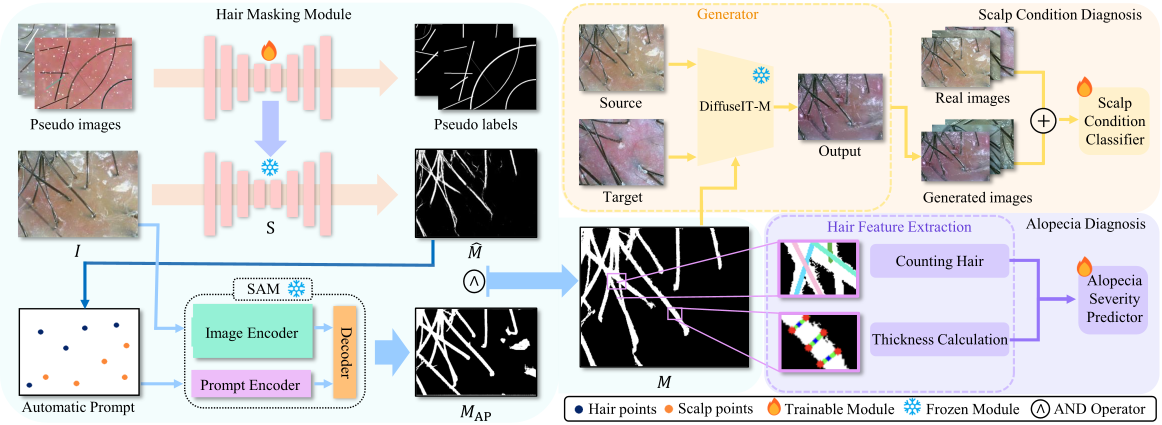
#> input picture picture/ScalpVision.png, 3485 x 1275 px (shown at 1/3 size)
$ python -i calculate_hair_count.py   (imports and definitions only)   (older library calls are emulated)
#> lines starting #> are read from the running program, lines starting #| are printed output that depends on the picture; after the words box and inside, x2 and y2 are one past the last pixel; in counts of white or black regions, pixels touching at a corner belong together
import cv2, os, argparse,glob, csv
from tqdm import tqdm
import numpy as np
import pandas as pd

# [115 lines left out: functions nms, create_color_pallete, min_dst, measure_similarity, not called in this run]


def cluster(imgray,min_area=250, threshold=90,  minLlength=5,  maxLgap=10 ,skel_thr=10):

    # Apply threshold
    ret, binary_map = cv2.threshold(imgray, 127, 255, 0)

    # Get rid of noises (ex. big white spots that are not hair)
    nlabels, labels, stats, centroids = cv2.connectedComponentsWithStats(binary_map, None, None, None, 8, cv2.CV_32S)
    # Get CC_STAT_AREA component as stats[label, COLUMN]
    areas = stats[1:, cv2.CC_STAT_AREA]
    result = np.zeros((labels.shape), np.uint8)
    for i in range(0, nlabels - 1):
        if areas[i] >= min_area:   # Keep
            result[labels == i + 1] = 255
    re_copy=result.copy()

    #skeleton image using morphology
    # Step 1: Create an empty skeleton
    skel = np.zeros(result.shape, np.uint8)

    # Get a Cross Shaped Kernel
    element = cv2.getStructuringElement(cv2.MORPH_CROSS, (3,3))

    # Repeat steps 2-4
    while True:
        # Step 2: Open the image
        open = cv2.morphologyEx(result, cv2.MORPH_OPEN, element)
        # Step 3: Subtract open from the original image
        temp = cv2.subtract(result, open)
        # Step 4: Erode the original image and refine the skeleton
        eroded = cv2.erode(result, element)
        skel = cv2.bitwise_or(skel, temp)
        result = eroded.copy()
        # Step 5: If there are no white pixels left, i.e., the image has been completely eroded, quit the loop
        if cv2.countNonZero(result) == 0:
            break


    # Get rid of noises of skeleton(optional)
    nlabels, labels, stats, centroids = cv2.connectedComponentsWithStats(skel, None, None, None, 8, cv2.CV_32S)
    # Get CC_STAT_AREA component as stats[label, COLUMN]
    areas = stats[1:, cv2.CC_STAT_AREA]
    skel = np.zeros((labels.shape), np.uint8)
    # Get rid of noises of skeleton(optional)
    for i in range(0, nlabels - 1):
        if areas[i] >= skel_thr:   # Keep
            skel[labels == i + 1] = 255

    # cv2.imwrite(os.path.join(img_path,'skel_'+im), skel)
    filtered_image = cv2.cvtColor(re_copy.copy(), cv2.COLOR_BGR2RGB)

    lines = cv2.HoughLinesP(skel.astype(np.uint8), 5, np.pi / 180, threshold, minLineLength = minLlength, maxLineGap = maxLgap)

    return lines, filtered_image, skel

# [128 lines left out: function main, not called in this run]

# [21 lines not run here, left out]

>>> import cv2
>>> picture = cv2.imread('../picture/ScalpVision.png', cv2.IMREAD_GRAYSCALE)
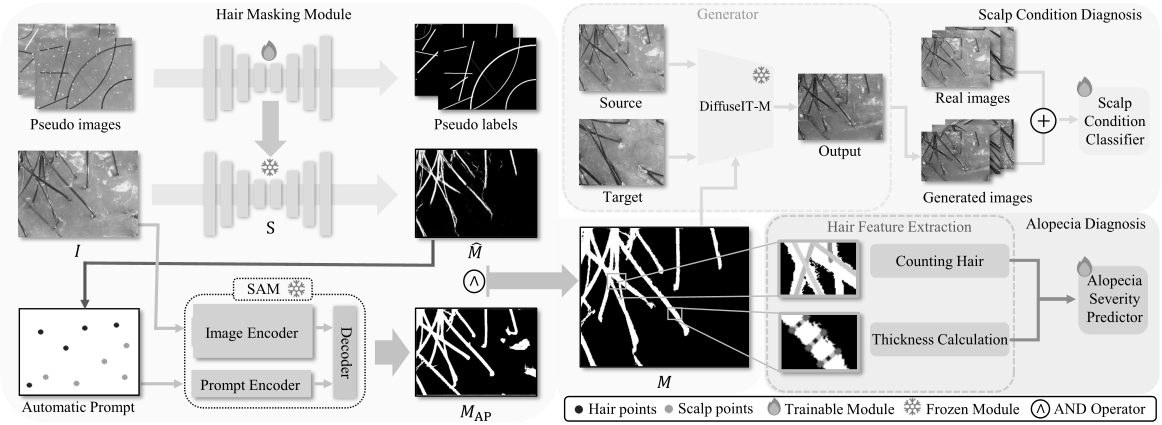
#> picture: shape (1275, 3485) (shown at 1/3 size); min 0, max 255, mean 200
>>> result = cluster(picture)
#> in cluster, `ret, binary_map = cv2.threshold(imgray, 127, 255, 0)`:
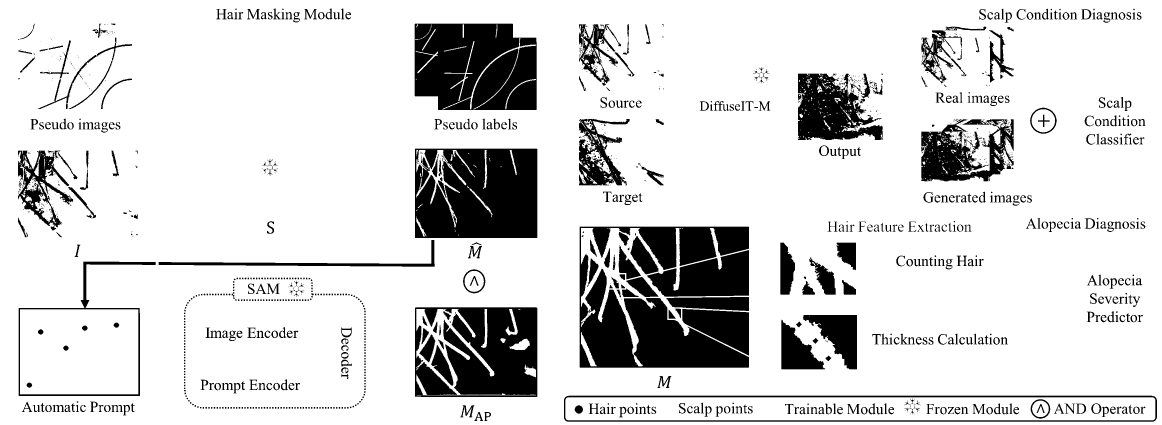
#> binary_map: shape (1275, 3485) (shown at 1/3 size); 84.3% white; 1443 black regions (830 under 20 px), largest, box (x1, y1, x2, y2) and area: (1739, 680, 2247, 1103) 108840, (1245, 446, 1612, 714) 88569, (1244, 71, 1610, 330) 84094
#> in cluster, `nlabels, labels, stats, centroids = cv2.connectedComponentsWithStats(b..`:
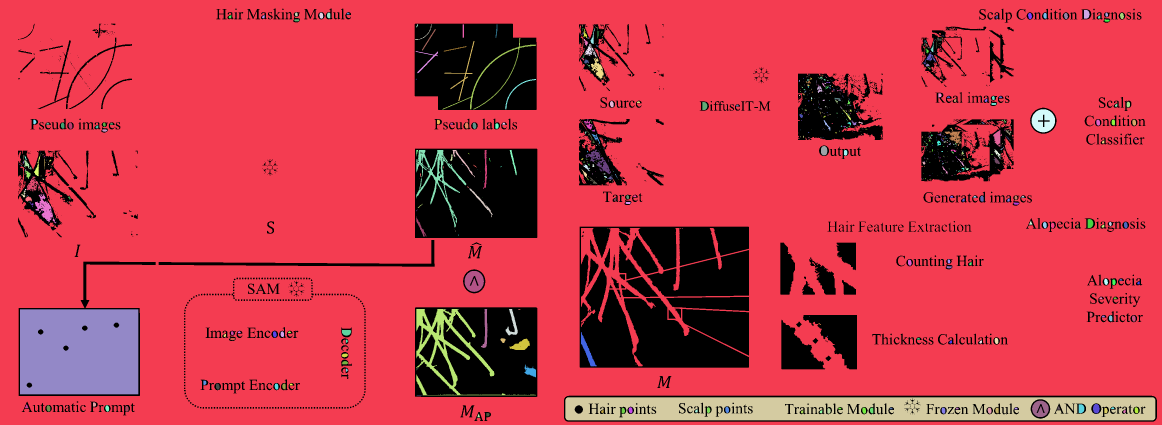
#> labels: shape (1275, 3485) int32 (shown at 1/3 size); 829 distinct labels, from 0 to 828; one colour per label, 0 black
#> in cluster, `nlabels, labels, stats, centroids = cv2.connectedComponentsWithStats(b..`: nlabels = 829; stats = 829 rows, first 6: [54, 25, 3417, 1240, 698948], [0, 0, 3485, 1275, 3476070], [3252, 30, 17, 26, 380], [885, 37, 8, 12, 80], [958, 38, 12, 18, 168], [981, 38, 10, 17, 148]; centroids = 829 pairs, first value 59.2 to 3415.3, second value 40.36 to 1247.6
#> in cluster, `areas = stats[1:, cv2.CC_STAT_AREA]`: areas = 828 values, max 3476070 at index 0, min 1 at index 34, mean 4522.3
#> after the loop in cluster, `for i in range(0, nlabels - 1):`:
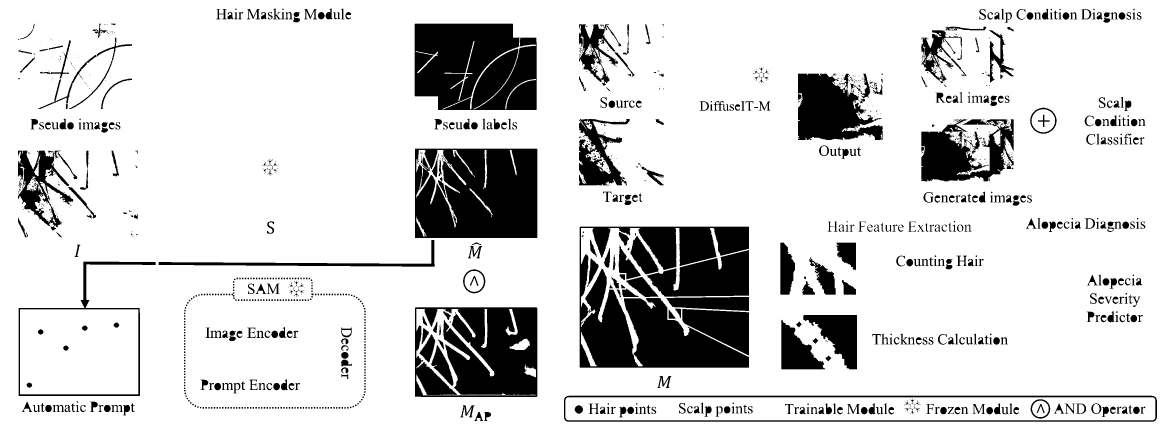
#> result: shape (1275, 3485) (shown at 1/3 size); 83.8% white; 1427 black regions (814 under 20 px), largest, box (x1, y1, x2, y2) and area: (1739, 680, 2247, 1103) 108858, (1245, 446, 1612, 714) 88889, (1244, 71, 1610, 330) 84884
#> after the loop in cluster, `while True:`: result: shape (1275, 3485); every value is 0
#> after the loop in cluster, `while True:`:
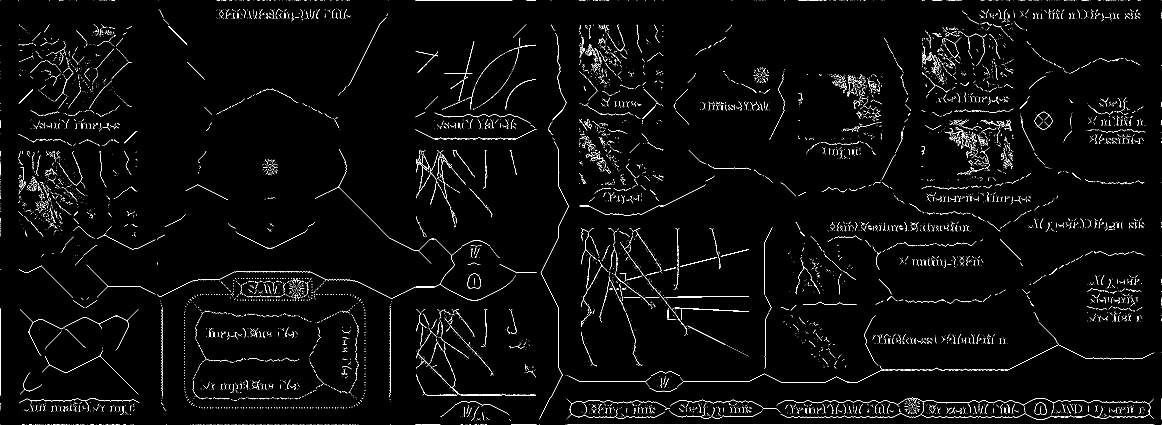
#> skel: shape (1275, 3485) (shown at 1/3 size); 1.8% white in thin lines or dots
#> in cluster, `nlabels, labels, stats, centroids = cv2.connectedComponentsWithStats(s..`:
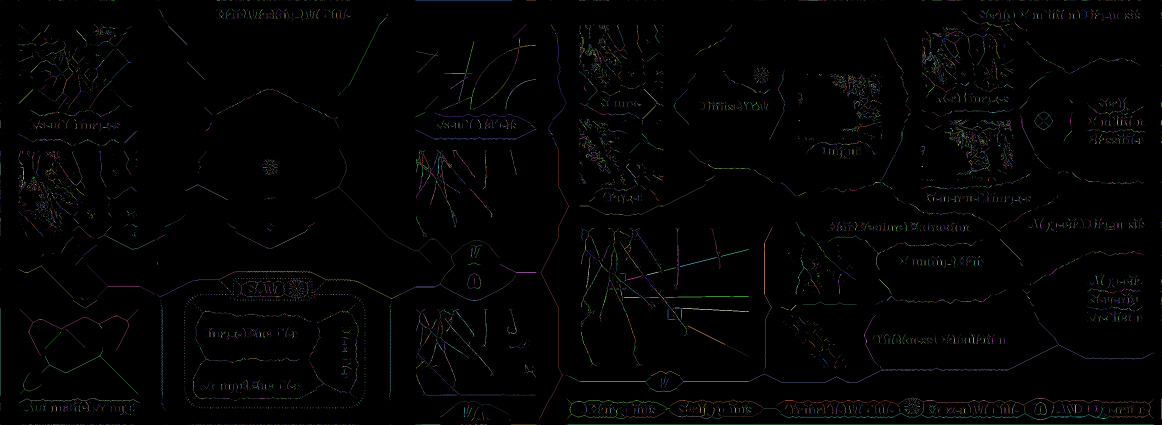
#> labels: shape (1275, 3485) int32 (shown at 1/3 size); 8599 distinct labels, from 0 to 8598; one colour per label, 0 black
#> in cluster, `nlabels, labels, stats, centroids = cv2.connectedComponentsWithStats(s..`: nlabels = 8599; centroids = 8599 pairs, first value 0 to 3484, second value 0 to 1274
#> in cluster, `areas = stats[1:, cv2.CC_STAT_AREA]`: areas = 8598 values, max 1804 at index 7134, min 1 at index 0, mean 9.16
#> after the loop in cluster, `for i in range(0, nlabels - 1):`:
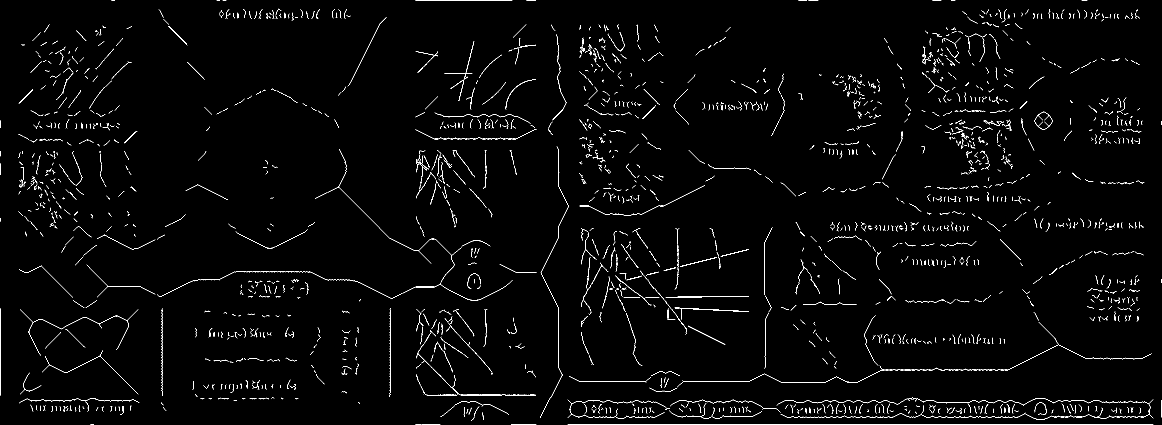
#> skel: shape (1275, 3485) (shown at 1/3 size); 1.4% white in thin lines or dots
